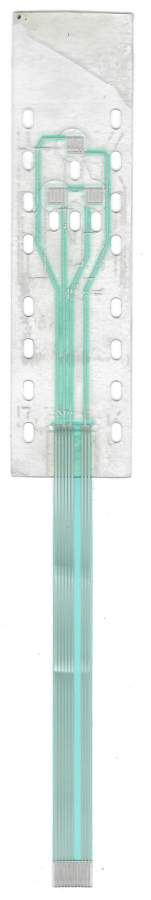
#> input picture output/P4_rapor_gorseller/p4_deskew.jpg, 302 x 1800 px, given in place of p4_deskew.png, which was not available (shown at 1/2 size)
$ python _tail.py
#> lines starting #> are read from the running program, lines starting #| are printed output that depends on the picture
import cv2, numpy as np, sys
sys.path.insert(0, ".devin/skills/fpc-vektor/scripts")
from measure import edges
im = cv2.imread("work/p4/p4_deskew.png").astype(float)
np.save("work/p4/_L.npy", im.mean(2).astype(np.float32))
np.save("work/p4/_T.npy", (im[:, :, 1] - im[:, :, 2]).astype(np.float32))
T = im[:, :, 1] - im[:, :, 2]
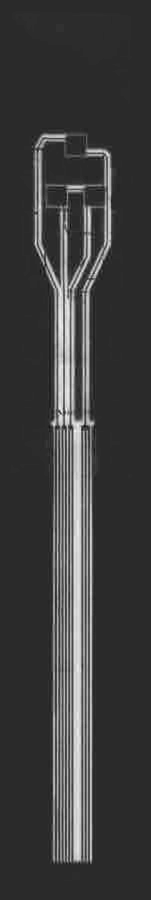
#> T: shape (1800, 302) float64 (shown at 1/2 size); min -19, max 95, mean 8.5; drawn with min black and max white
for y in range(7000, 12400, 400):
#> (the run stopped early here; a loop or call above may not have finished)

$ run again, with output/P4_rapor_gorseller/_tarama_genel.jpg copied over output/P4_rapor_gorseller/p4_deskew.jpg
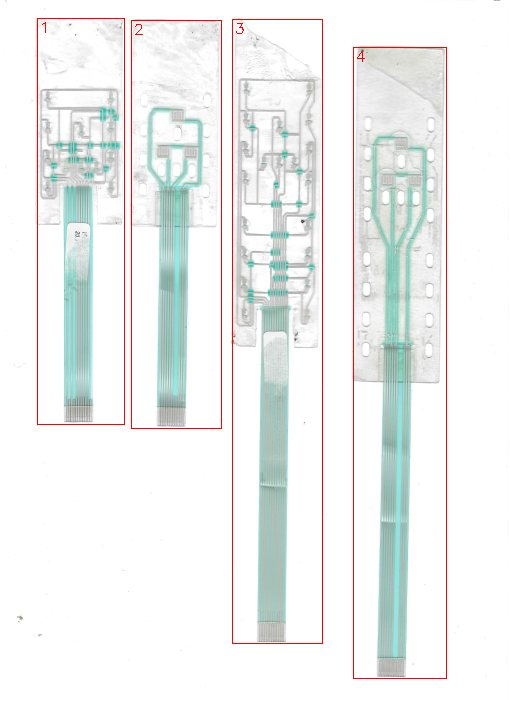
#> input picture output/P4_rapor_gorseller/_tarama_genel.jpg, 510 x 701 px, given in place of p4_deskew.png, which was not available
#> `T = im[:, :, 1] - im[:, :, 2]`:
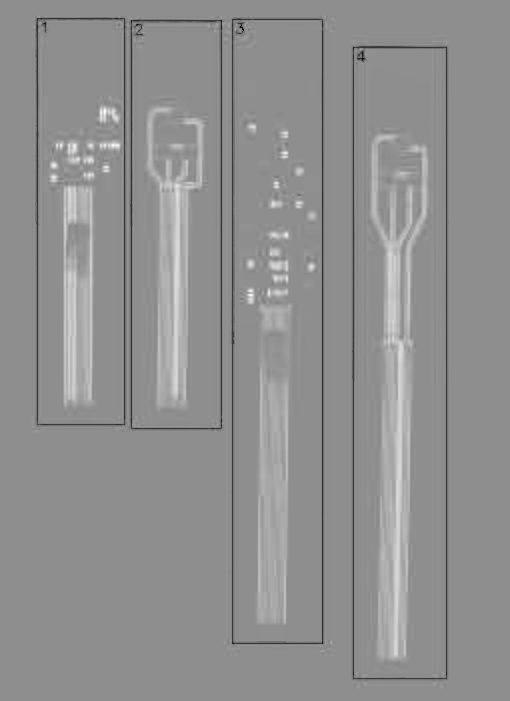
#> T: shape (701, 510) float64; min -157, max 124, mean 2.3; drawn with min black and max white

$ run again, with output/P4_rapor_gorseller/_tarama_parca_1.jpg copied over output/P4_rapor_gorseller/p4_deskew.jpg
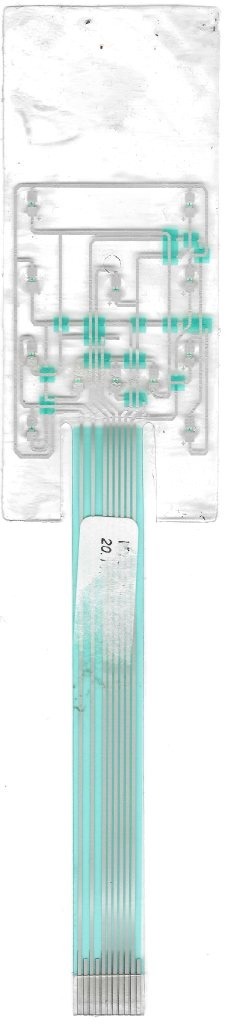
#> input picture output/P4_rapor_gorseller/_tarama_parca_1.jpg, 228 x 1025 px, given in place of p4_deskew.png, which was not available
#> `T = im[:, :, 1] - im[:, :, 2]`:
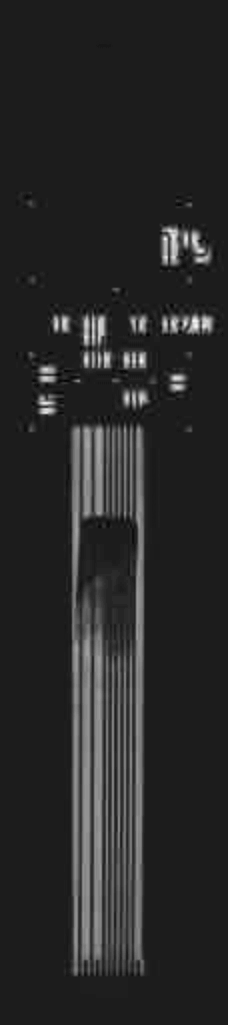
#> T: shape (1025, 228) float64; min -20, max 156, mean 8.6; drawn with min black and max white
